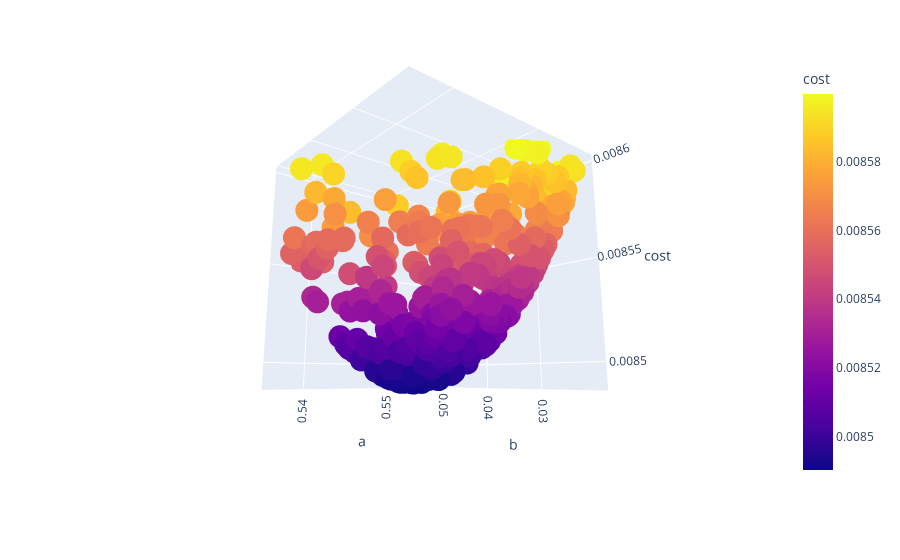

Write notebook code for a chart like this one.
### Code cell
df2 = pd.DataFrame(np.hstack((v,b.reshape(-1,1))),columns=['a','b','cost'])
fig = px.scatter_3d(df2[df2.cost<0.0086], x="a", y="b", z='cost',color='cost')
fig.show()

### Figure 1 — Plotly figure (JSON) as saved in the notebook; plotly's stock layout.template omitted (floating-point values rounded to 4 significant figures; data arrays with more than 128 entries replaced by an {"elided": "..."} marker saying what was removed)
{"data": [{"hovertemplate": "a=%{x}<br>b=%{y}<br>cost=%{marker.color}<extra></extra>", "legendgroup": "", "marker": {"color": {"elided": "364 float values"}, "coloraxis": "coloraxis", "symbol": "circle"}, "mode": "markers", "name": "", "scene": "scene", "showlegend": false, "type": "scatter3d", "x": {"elided": "364 float values"}, "y": {"elided": "364 float values"}, "z": {"elided": "364 float values"}}], "layout": {"autosize": true, "coloraxis": {"colorbar": {"title": {"text": "cost"}}, "colorscale": [[0, "#0d0887"], [0.1111, "#46039f"], [0.2222, "#7201a8"], [0.3333, "#9c179e"], [0.4444, "#bd3786"], [0.5556, "#d8576b"], [0.6667, "#ed7953"], [0.7778, "#fb9f3a"], [0.8889, "#fdca26"], [1, "#f0f921"]]}, "legend": {"tracegroupgap": 0}, "margin": {"t": 60}, "scene": {"aspectmode": "auto", "aspectratio": {"x": 1, "y": 1, "z": 1}, "camera": {"center": {"x": 0, "y": 0, "z": 0}, "eye": {"x": -1.353, "y": -1.629, "z": -0.4522}, "projection": {"type": "perspective"}, "up": {"x": 0, "y": 0, "z": 1}}, "domain": {"x": [0, 1], "y": [0, 1]}, "xaxis": {"title": {"text": "a"}, "type": "linear"}, "yaxis": {"title": {"text": "b"}, "type": "linear"}, "zaxis": {"title": {"text": "cost"}, "type": "linear"}}}}
